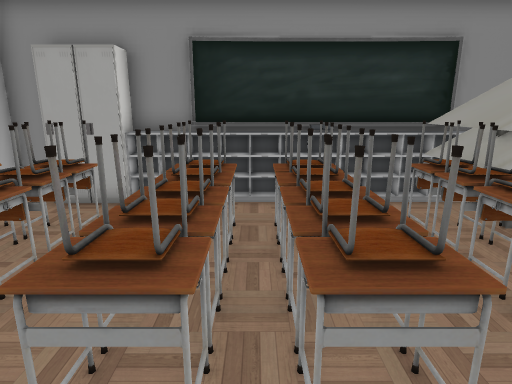
[1] (above)

12 first-person views from a walk through a Unity game level. The camera is 1.4 m above the floor, tilts 14° down and sees 75° across. Doors are open. The floor is counted in squares, 0.5 m on a side. Each view is taken from the middle of a square. On the plan, view 1 faces up. The plan holds only what a view shows up to about 20 squares ahead; the rest is blank. The player is left out. Some animated figures are left out. Some surface patterns are stand-ins.

[2]
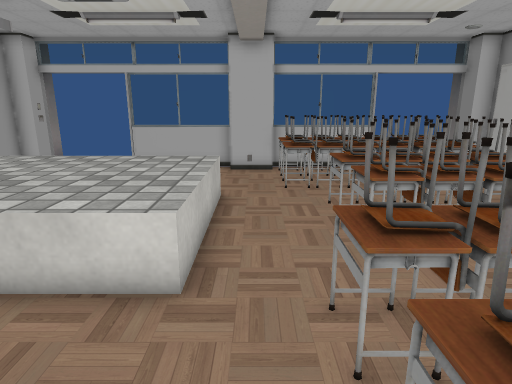

[3]
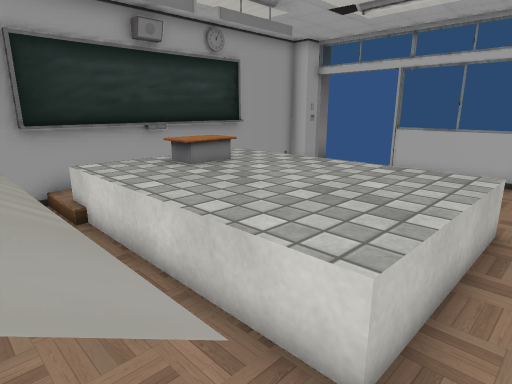

[4]
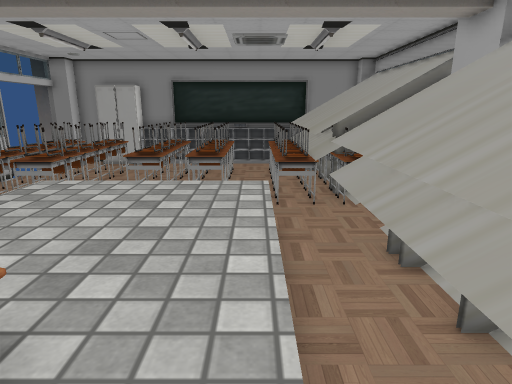

[5]
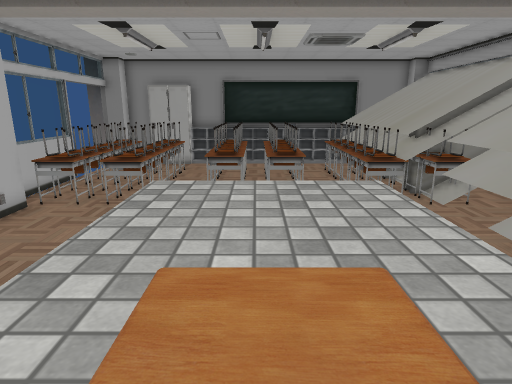

[6]
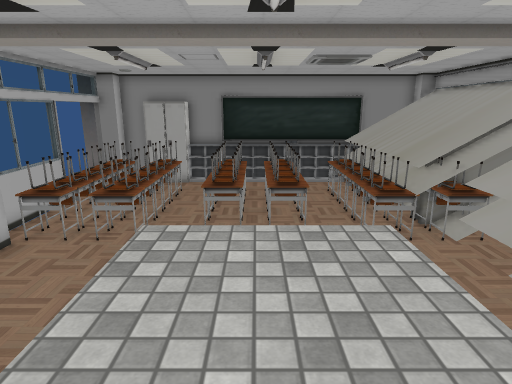

[7]
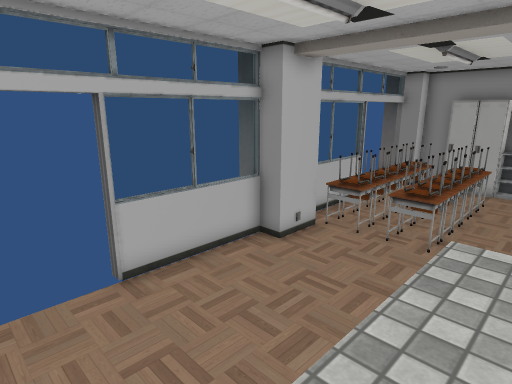

[8]
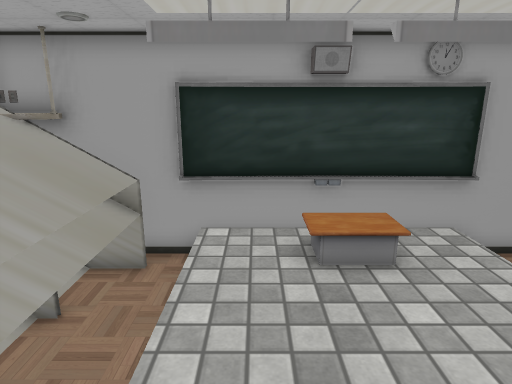

[9]
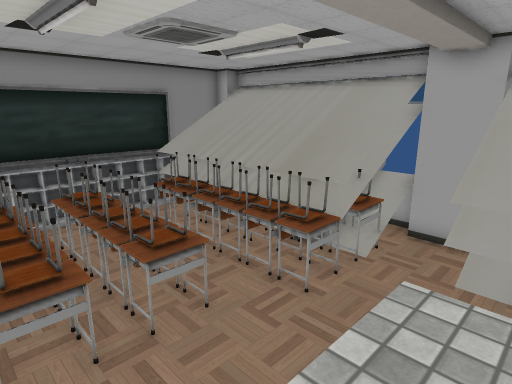

[10]
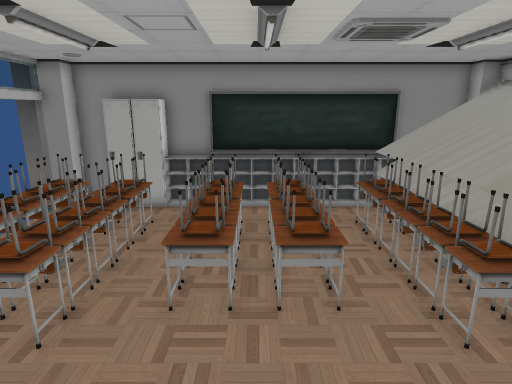

[11]
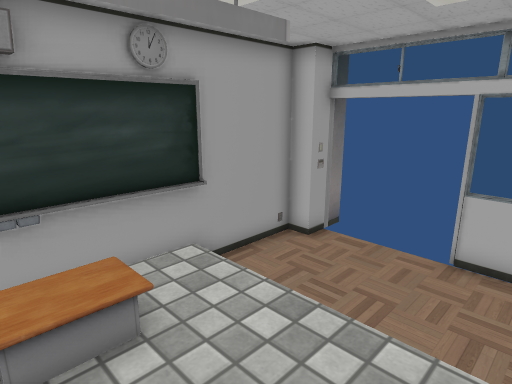

[12]
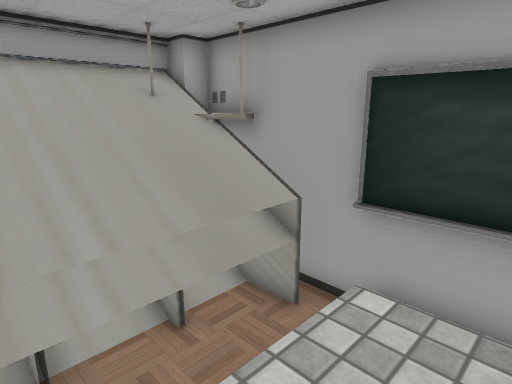

### Floor plan
Key: @ floor where view 1 was taken; # wall or solid block; . main floor; : floor 0.25 m higher than the main floor; + floor 0.75 m higher than the main floor; / step, stairs or slope; D open door; = window, fence, low wall or low ledge; ^ raised ledge; C closet; H chair.
Columns run from 9 left of view 1 to 9 right of it. Each row starts with its distance up from view 1.
 11  ##C ####
 10 ## CCC^##########
  9 D  ...........^^#
  8 D=H##H.#H=H#.HH^#
  7  =####.##=##.#H^#
  6 #=H##H.#H=H#.HH^#
  5 #=H##H.#H=H#.HH^#
  4 #=H##H.#H=H#.HH^#
  3 #=H##H.#H=H#.HH^##
  2 #=H##H.##.##.HH^##
  1 ######.......#^^=##
  0  #.......@........#
 -1  #..............###
 -2  #.....++++++.^^#
 -3  #.....++++++.^^
 -4  #.....++++++.^^
 -5 # .....++++++.^^
 -6 #......++++++.^^#
 -7  .... .++++++.^^#
 -8 D.... /+#/#++.^^#
 -9 D.... /////++.^^#
-10 D#... :::::::.^##
-11  ################

Where each view was taken, in squares from view 1:
view 1: 0 up, 0 right, facing up
view 2: 0 up, 8 right, facing left
view 3: 0 up, 6 right, facing down-left
view 4: 10 down, 3 right, facing up
view 5: 10 down, 0 right, facing up
view 6: 9 down, 0 right, facing up
view 7: 9 down, 1 left, facing up-left
view 8: 2 down, 2 right, facing down
view 9: 3 down, 2 left, facing up-right
view 10: 4 down, 0 right, facing up
view 11: 4 down, 1 right, facing down-left
view 12: 5 down, 1 right, facing down-right
